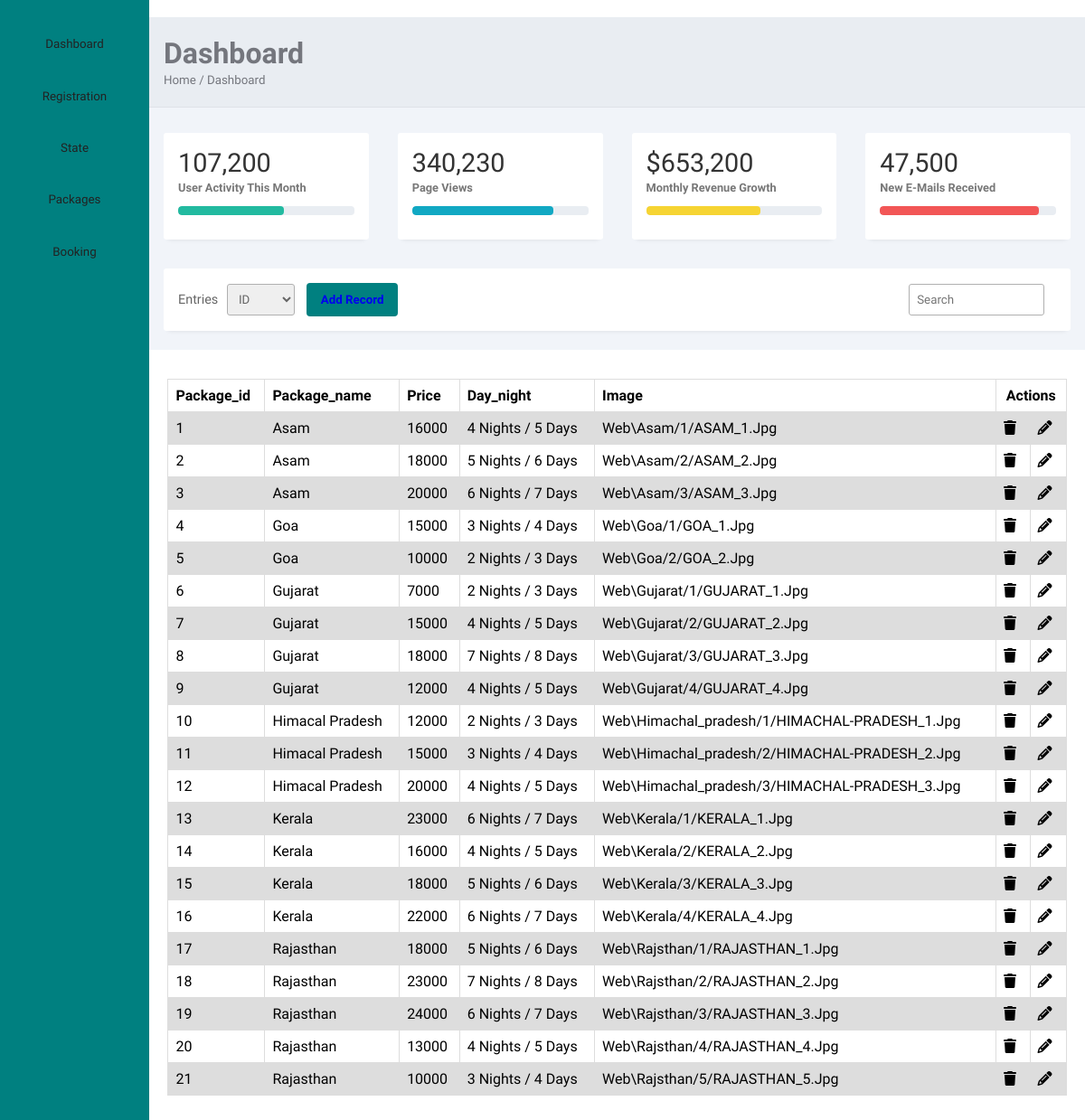
Page /package_admin.php on the committed database.
### tables this page shows
CREATE TABLE `packa_table` (
  `package_id` int(11) NOT NULL,
  `package_name` varchar(300) NOT NULL,
  `day_night` varchar(30) NOT NULL,
  `price` int(20) NOT NULL,
  `image` varchar(150) NOT NULL,
  `state_id` int(11) NOT NULL
);

### package_admin.php (the view, shortened to what this page needs)
<?php
$conn = mysqli_connect("localhost","root","","tour");
?>
<!DOCTYPE html>
<html lang="en">
<head>
    <link rel="stylesheet" href="style.css">
    <link rel="stylesheet" href="https://maxst.icons8.com/vue-static/landings/line-awesome/line-awesome/1.3.0/css/line-awesome.min.css">
     <link rel="stylesheet" href="https://cdn.jsdelivr.net/npm/swiper@8/swiper-bundle.min.css"/>
     <link rel="stylesheet" href="https://cdnjs.cloudflare.com/ajax/libs/font-awesome/6.2.1/css/all.min.css"/>
     <link rel="stylesheet" type="text/css" href="https://fontawesome.com/v4.7.0/icons">
       <link rel="stylesheet" type="text/css" href="css/style.css">
</head>
<body>
    <div class="sidebar">
        <div class="side-content">
            <div class="side-menu">
            <ul>
            <li><a href="admin.php" class="active"><span class="las la-home"></span><small>Dashboard</small></a></li>
            <li><a href=""><span class="las la-user-alt"></span><small>Registration</small></a></li>
            <li><a href=""><span class="las la-envelope"></span><small>State</small></a></li>
            <li><a href="package_admin.php"><span class="las la-clipboard-list"></span><small>Packages</small></a></li>
            <li><a href=""><span class="las la-shopping-cart"></span><small>Booking</small></a></li>
            </ul>
            </div>
        </div>
    </div>
    <div class="main-content">
        <main>
            <div class="page-header">
                <h1>Dashboard</h1>
                <small>Home / Dashboard</small>
            </div>
            <div class="page-content">
                <div class="analytics">
                    <div class="card">
                        <div class="card-head">
                            <h2>107,200</h2>
                        </div>
                        <div class="card-progress">
                            <small>User activity this month</small>
                            <div class="card-indicator">
                                <div class="indicator one" style="width: 60%"></div>
                            </div>
                        </div>
                    </div>
                    <div class="card">
                        <div class="card-head">
                            <h2>340,230</h2>
                        </div>
                        <div class="card-progress">
                            <small>Page views</small>
                            <div class="card-indicator">
                                <div class="indicator two" style="width: 80%"></div>
                            </div>
                        </div>
                    </div>
                    <div class="card">
                        <div class="card-head">
                            <h2>$653,200</h2>
                        </div>
                        <div class="card-progress">
                            <small>Monthly revenue growth</small>
                            <div class="card-indicator">
                                <div class="indicator three" style="width: 65%"></div>
                            </div>
                        </div>
                    </div>
                    <div class="card">
                        <div class="card-head">
                            <h2>47,500</h2>
                        </div>
                        <div class="card-progress">
                            <small>New E-mails received</small>
                            <div class="card-indicator">
                                <div class="indicator four" style="width: 90%"></div>
                            </div>
                        </div>
                    </div>
                </div>
                <div class="records table-responsive">
                    <div class="record-header">
                        <div class="add">
                            <span>Entries</span>
                            <select name="" id="">
                                <option value="">ID</option>
                            </select>
                            <button><a href="package_form.php"> Add record</button></a>
                        </div>
                        <div class="browse">
                           <input type="search" placeholder="Search" class="record-search">
                        </div>
                    </div>
                </div>
            </div>
        </main>
<section>
<section class="Package">
<table>
    <tr>
        <th>Package_id</th>
        <th>Package_name</th>
        <th>price</th>
        <th>Day_night</th>
        <th>image</th>
        <th colspan="3" class="act">Actions</th>
    </tr>
<?php
$qry = "Select * from packa_table";
$result = mysqli_query($conn,$qry);
while($row = mysqli_fetch_array($result))
echo"
    <tr>
        <td>".$row['package_id']."</td>
        <td>".$row['package_name']."</td>
        <td>".$row['price']."</td>
        <td>".$row['day_night']."</td>
        <td>".$row['image']."</td>
        <td><a href='delete.php?package_id=" . $row['package_id'] . "' class=\"btn\"><i class=\"fa fa-trash\" aria-hidden=\"true\"></i></a></td>
        <td><a href='form.php?package_id=" . $row['package_id'] . "' class=\"btn\"><i class=\"fa fa-pencil\" aria-hidden=\"true\"></i></a></td>
    </tr>
    "
?>
</table>
</section>
</body>
</html>

### package_admin.php (style rules this page uses)
:root { --main-color:#008080; --black:#222; --white:#fff; --light-black:#777; --light-white:#fff9; --dark-bg:rgba(0,0,0,0.7); --light-bg:#eee; --border:1px solid var(--black); --box-shadow:0 .5rem 1rem rgba(0,0,0,0.1); --text-shadow:0 1.5rem 3rem rgba(0,0,0,0.3); --color-dark: #008080; --text-grey: #B0B0B0; }
* { font-family: 'Kalam', cursive; margin: 0; padding: 0; box-sizing: border-box; outline: none; border: none; text-decoration: none; text-transform: capitalize; }
section { padding: 1rem 1%; }
.btn i { color: black; }
.sidebar { position: fixed; height: 100%; width: 165px; left: 0; bottom: 0; top: 0; z-index: 100; background: var(--color-dark); transition: left 300ms; }
.side-content { height: calc(100vh - 60px); overflow: auto; }
.side-menu ul { text-align: center; }
.side-menu a { display: block; padding: 1.2rem 0rem; }
.side-menu a.active { color: var(--main-color); }
.side-menu a.active span, .side-menu a.active small { color: var(--black); }
.side-menu a span, .side-menu a small { color: var(--black); }
.main-content { margin-left: 165px; width: calc(100% - 165px); transition: margin-left 300ms; }
main { margin-top: 0; }
.page-header { padding: 1.3rem 1rem; background: #E9edf2; border-bottom: 1px solid #dee2e8; }
.page-header h1, .page-header small { color: #74767d; }
.page-content { padding: 1.3rem 1rem; background: #f1f4f9; }
.analytics { display: grid; grid-template-columns: repeat(4, 1fr); grid-gap: 2rem; margin-top: .5rem; margin-bottom: 2rem; }
.card { box-shadow: 0px 5px 5px -5px rgb(0 0 0 / 10%); background: #fff; padding: 1rem; border-radius: 3px; }
.card-head { display: flex; justify-content: space-between; align-items: center; }
.card-head h2 { color: #333; font-size: 1.8rem; font-weight: 500; }
.card-progress small { color: #777; font-size: .8rem; font-weight: 600; }
.card-indicator { margin: .7rem 0rem; height: 10px; border-radius: 4px; background: #e9edf2; overflow: hidden; }
.indicator { height: 10px; border-radius: 4px; }
.indicator.one { background: #22baa0; }
.indicator.two { background: #11a8c3; }
.indicator.three { background: #f6d433; }
.indicator.four { background: #f25656; }
.records { box-shadow: 0px 5px 5px -5px rgb(0 0 0 / 10%); background: #fff; border-radius: 3px; }
.record-header { padding: 1rem; display: flex; justify-content: space-between; align-items: center; }
.add, .browse { display: flex; align-items: center; }
.add span { display: inline-block; margin-right: .6rem; font-size: .9rem; color: #666; }
input, button, select { outline: none; }
.add select, .browse input, .browse select { height: 35px; border: 1px solid #b0b0b0; border-radius: 3px; display: inline-block; width: 75px; padding: 0rem .5rem; margin-right: .8rem; color: #666; }
.add button { background: var(--main-color); color: #fff; height: 37px; border-radius: 4px; padding: 0rem 1rem; border: none; font-weight: 600; }
.browse input { width: 150px; }
.table-responsive { width: 100%; overflow: auto; }
table { font-family: arial, sans-serif; border-collapse: collapse; width: 100%; }
td,th { border: 1px solid #dddddd; text-align: left; padding: 8px; }
.act { text-align: center; }
tr:nth-child(even) { background: #dddddd; }

### rows in the picture
packa_table: package_id "1", package_name "Asam", price "16000", day_night "4 Nights / 5 Days", image "Web\\asam/1/ASAM_1.jpg"
packa_table: package_id "2", package_name "Asam", price "18000", day_night "5 Nights / 6 Days", image "Web\\asam/2/ASAM_2.jpg"
packa_table: package_id "3", package_name "Asam", price "20000", day_night "6 Nights / 7 Days", image "Web\\asam/3/ASAM_3.jpg"
packa_table: package_id "4", package_name "Goa", price "15000", day_night "3 Nights / 4 Days", image "Web\\goa/1/GOA_1.jpg"
packa_table: package_id "5", package_name "Goa", price "10000", day_night "2 Nights / 3 Days", image "Web\\goa/2/GOA_2.jpg"
packa_table: package_id "6", package_name "Gujarat", price "7000", day_night "2 Nights / 3 Days", image "Web\\gujarat/1/GUJARAT_1.jpg"
packa_table: package_id "7", package_name "Gujarat", price "15000", day_night "4 Nights / 5 Days", image "Web\\gujarat/2/GUJARAT_2.jpg"
packa_table: package_id "8", package_name "Gujarat", price "18000", day_night "7 Nights / 8 Days", image "Web\\gujarat/3/GUJARAT_3.jpg"
packa_table: package_id "9", package_name "Gujarat", price "12000", day_night "4 Nights / 5 Days", image "Web\\gujarat/4/GUJARAT_4.jpg"
packa_table: package_id "10", package_name "Himacal Pradesh", price "12000", day_night "2 Nights / 3 Days", image "Web\\himachal_pradesh/1/HIMACHAL-PRADESH_1.jpg"
packa_table: package_id "11", package_name "Himacal Pradesh", price "15000", day_night "3 Nights / 4 Days", image "Web\\himachal_pradesh/2/HIMACHAL-PRADESH_2.jpg"
packa_table: package_id "12", package_name "Himacal Pradesh", price "20000", day_night "4 Nights / 5 Days", image "Web\\himachal_pradesh/3/HIMACHAL-PRADESH_3.jpg"
packa_table: package_id "13", package_name "Kerala", price "23000", day_night "6 Nights / 7 Days", image "Web\\kerala/1/KERALA_1.jpg"
packa_table: package_id "14", package_name "Kerala", price "16000", day_night "4 Nights / 5 Days", image "Web\\kerala/2/KERALA_2.jpg"
packa_table: package_id "15", package_name "Kerala", price "18000", day_night "5 Nights / 6 Days", image "Web\\kerala/3/KERALA_3.jpg"
packa_table: package_id "16", package_name "Kerala", price "22000", day_night "6 Nights / 7 Days", image "Web\\kerala/4/KERALA_4.jpg"
packa_table: package_id "17", package_name "Rajasthan", price "18000", day_night "5 Nights / 6 Days", image "Web\\rajsthan/1/RAJASTHAN_1.jpg"
packa_table: package_id "18", package_name "Rajasthan", price "23000", day_night "7 Nights / 8 Days", image "Web\\rajsthan/2/RAJASTHAN_2.jpg"
packa_table: package_id "19", package_name "Rajasthan", price "24000", day_night "6 Nights / 7 Days", image "Web\\rajsthan/3/RAJASTHAN_3.jpg"
packa_table: package_id "20", package_name "Rajasthan", price "13000", day_night "4 Nights / 5 Days", image "Web\\rajsthan/4/RAJASTHAN_4.jpg"
packa_table: package_id "21", package_name "Rajasthan", price "10000", day_night "3 Nights / 4 Days", image "Web\\rajsthan/5/RAJASTHAN_5.jpg"
